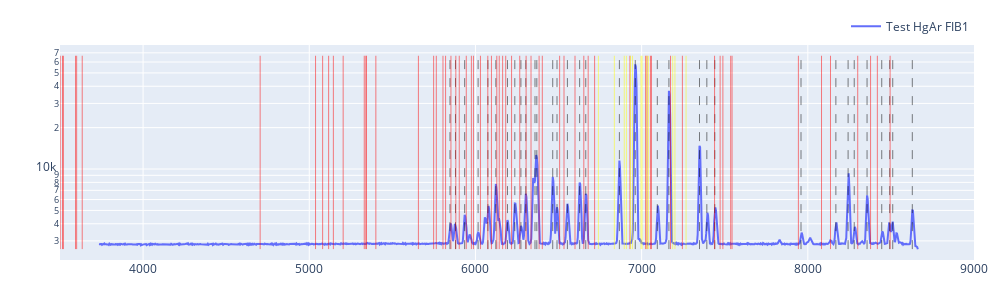

The notebook cell this image was saved under:
### Code cell
import numpy as np
import plotly.graph_objects as go

def to_native_float(a):
    a = np.asarray(a)

    if a.dtype.byteorder not in ("=", "|"):
        a = a.byteswap().view(a.dtype.newbyteorder("="))

    return np.ascontiguousarray(a, dtype=np.float64)

# Convert arrays for Plotly (native endian)
x = to_native_float(pix2lam)
y1 = to_native_float(intellical_near_f1)
y2 = to_native_float(near_f1)

fig = go.Figure()
# fig.add_trace(go.Scatter(x=x, y=y1, mode="lines", name="Intellical Hg FIB1"))
fig.add_trace(go.Scatter(x=x, y=y2, mode="lines", name="Test HgAr FIB1"))

# for p in peaks:
#     fig.add_vline(x=float(x[int(p)]), line_width=0.5, line_color="black")

# for line in newport_hgar["Wavelength (nm)"]:
#     fig.add_vline(x=float(line) * 10.0, line_width=0.5, line_dash="dash", line_color="red", name="Hg")

ymin = np.nanmin(y1[y1 > 0])
ymax = np.nanmax(y1)

for p in peaks:
    xp = float(x[int(p)])

    fig.add_trace(
        go.Scatter(
            x=[xp, xp],
            y=[ymin, ymax],
            mode="lines",
            line=dict(color="black", width=0.5, dash="dash"),
            hovertemplate=(
                "Peak<br>"
                f"pixel = {p:.2f}<br>"
                "λ = %{x:.2f}<br>"
                "<extra></extra>"
            ),
            showlegend=False
        )
    )

for line in newport_ne["Wavelength (nm)"]:
    lam = float(line) * 10.0
    fig.add_trace(
        go.Scatter(
            x=[lam, lam],
            y=[ymin, ymax],
            mode="lines",
            line=dict(color="red", width=0.5),
            hovertemplate=(
                "Ne line<br>"
                "λ = %{x:.2f}<br>"
                "<extra></extra>"
            ),
            showlegend=False
        )
    )
for line in newport_ne["Wavelength (nm)"]:
    lam = float(line) * 10.0 * 2
    fig.add_trace(
        go.Scatter(
            x=[lam, lam],
            y=[ymin, ymax],
            mode="lines",
            line=dict(color="yellow", width=0.5),
            hovertemplate=(
                "Ne 2rd line<br>"
                "λ = %{x:.2f}<br>"
                "<extra></extra>"
            ),
            showlegend=False
        )
    )

fig.update_layout(
    width=1000,
    height=300,
    yaxis_type="log",
    xaxis_range=[3500, 9000],
    margin=dict(l=60, r=20, t=40, b=40),
    legend=dict(orientation="h", y=1.02, x=1, xanchor="right", yanchor="bottom"),
)

fig.show()
